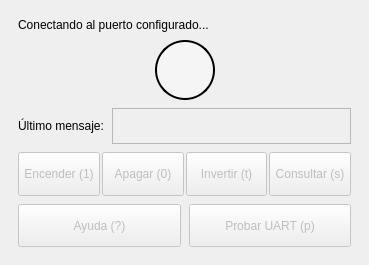
<?xml version="1.0" encoding="UTF-8"?>
<ui version="4.0">
 <class>MainWindow</class>
 <widget class="QMainWindow" name="MainWindow">
  <property name="geometry">
   <rect>
    <x>0</x>
    <y>0</y>
    <width>369</width>
    <height>265</height>
   </rect>
  </property>
  <property name="minimumSize">
   <size>
    <width>3</width>
    <height>0</height>
   </size>
  </property>
  <property name="windowTitle">
   <string>Control UART - LPC845BRK</string>
  </property>
  <widget class="QWidget" name="centralwidget">
   <layout class="QVBoxLayout" name="verticalLayout">
    <property name="spacing">
     <number>8</number>
    </property>
    <property name="leftMargin">
     <number>18</number>
    </property>
    <property name="topMargin">
     <number>18</number>
    </property>
    <property name="rightMargin">
     <number>18</number>
    </property>
    <property name="bottomMargin">
     <number>18</number>
    </property>
    <item>
     <widget class="QLabel" name="lbl_conexion">
      <property name="text">
       <string>Conectando al puerto configurado...</string>
      </property>
      <property name="wordWrap">
       <bool>true</bool>
      </property>
     </widget>
    </item>
    <item>
     <layout class="QHBoxLayout" name="ledLayout">
      <item>
       <spacer name="ledSpacerLeft">
        <property name="orientation">
         <enum>Qt::Orientation::Horizontal</enum>
        </property>
        <property name="sizeHint" stdset="0">
         <size>
          <width>40</width>
          <height>20</height>
         </size>
        </property>
       </spacer>
      </item>
      <item>
       <widget class="QLabel" name="lbl_led">
        <property name="minimumSize">
         <size>
          <width>60</width>
          <height>60</height>
         </size>
        </property>
        <property name="maximumSize">
         <size>
          <width>60</width>
          <height>60</height>
         </size>
        </property>
        <property name="styleSheet">
         <string notr="true">QLabel { background-color: #f5f5f5; border-radius: 30px; border: 2px solid black; }</string>
        </property>
        <property name="text">
         <string/>
        </property>
       </widget>
      </item>
      <item>
       <spacer name="ledSpacerRight">
        <property name="orientation">
         <enum>Qt::Orientation::Horizontal</enum>
        </property>
        <property name="sizeHint" stdset="0">
         <size>
          <width>40</width>
          <height>20</height>
         </size>
        </property>
       </spacer>
      </item>
     </layout>
    </item>
    <item>
     <layout class="QHBoxLayout" name="horizontalLayout" stretch="1,4">
      <item>
       <widget class="QLabel" name="lbl_texto_uart">
        <property name="text">
         <string>Último mensaje:</string>
        </property>
       </widget>
      </item>
      <item>
       <widget class="QLabel" name="lbl_mensaje_uart">
        <property name="minimumSize">
         <size>
          <width>0</width>
          <height>36</height>
         </size>
        </property>
        <property name="frameShape">
         <enum>QFrame::Shape::StyledPanel</enum>
        </property>
        <property name="text">
         <string/>
        </property>
        <property name="wordWrap">
         <bool>true</bool>
        </property>
       </widget>
      </item>
     </layout>
    </item>
    <item>
     <layout class="QHBoxLayout" name="ledButtonsLayout">
      <property name="spacing">
       <number>2</number>
      </property>
      <item>
       <widget class="QPushButton" name="btn_encender">
        <property name="enabled">
         <bool>false</bool>
        </property>
        <property name="sizePolicy">
         <sizepolicy hsizetype="Minimum" vsizetype="Expanding">
          <horstretch>0</horstretch>
          <verstretch>0</verstretch>
         </sizepolicy>
        </property>
        <property name="text">
         <string>Encender (1)</string>
        </property>
       </widget>
      </item>
      <item>
       <widget class="QPushButton" name="btn_apagar">
        <property name="enabled">
         <bool>false</bool>
        </property>
        <property name="sizePolicy">
         <sizepolicy hsizetype="Minimum" vsizetype="Expanding">
          <horstretch>0</horstretch>
          <verstretch>0</verstretch>
         </sizepolicy>
        </property>
        <property name="text">
         <string>Apagar (0)</string>
        </property>
       </widget>
      </item>
      <item>
       <widget class="QPushButton" name="btn_invertir">
        <property name="enabled">
         <bool>false</bool>
        </property>
        <property name="sizePolicy">
         <sizepolicy hsizetype="Minimum" vsizetype="Expanding">
          <horstretch>0</horstretch>
          <verstretch>0</verstretch>
         </sizepolicy>
        </property>
        <property name="text">
         <string>Invertir (t)</string>
        </property>
       </widget>
      </item>
      <item>
       <widget class="QPushButton" name="btn_consultar">
        <property name="enabled">
         <bool>false</bool>
        </property>
        <property name="sizePolicy">
         <sizepolicy hsizetype="Minimum" vsizetype="Expanding">
          <horstretch>0</horstretch>
          <verstretch>0</verstretch>
         </sizepolicy>
        </property>
        <property name="text">
         <string>Consultar (s)</string>
        </property>
       </widget>
      </item>
     </layout>
    </item>
    <item>
     <layout class="QHBoxLayout" name="utilityButtonsLayout">
      <item>
       <widget class="QPushButton" name="btn_ayuda">
        <property name="enabled">
         <bool>false</bool>
        </property>
        <property name="sizePolicy">
         <sizepolicy hsizetype="Minimum" vsizetype="Expanding">
          <horstretch>0</horstretch>
          <verstretch>0</verstretch>
         </sizepolicy>
        </property>
        <property name="text">
         <string>Ayuda (?)</string>
        </property>
       </widget>
      </item>
      <item>
       <widget class="QPushButton" name="btn_probar">
        <property name="enabled">
         <bool>false</bool>
        </property>
        <property name="sizePolicy">
         <sizepolicy hsizetype="Minimum" vsizetype="Expanding">
          <horstretch>0</horstretch>
          <verstretch>0</verstretch>
         </sizepolicy>
        </property>
        <property name="text">
         <string>Probar UART (p)</string>
        </property>
       </widget>
      </item>
     </layout>
    </item>
   </layout>
  </widget>
 </widget>
 <resources/>
 <connections/>
</ui>
